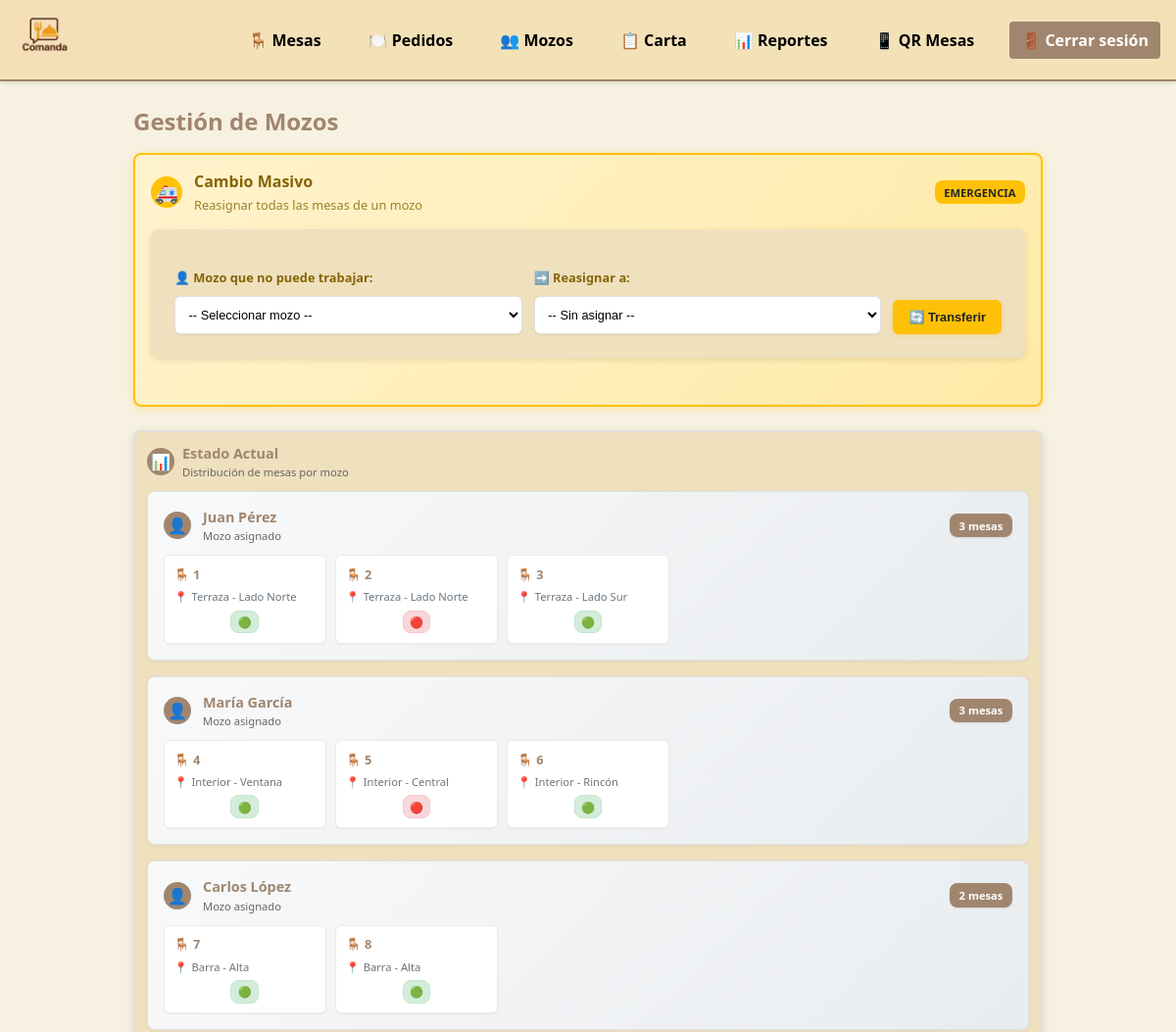
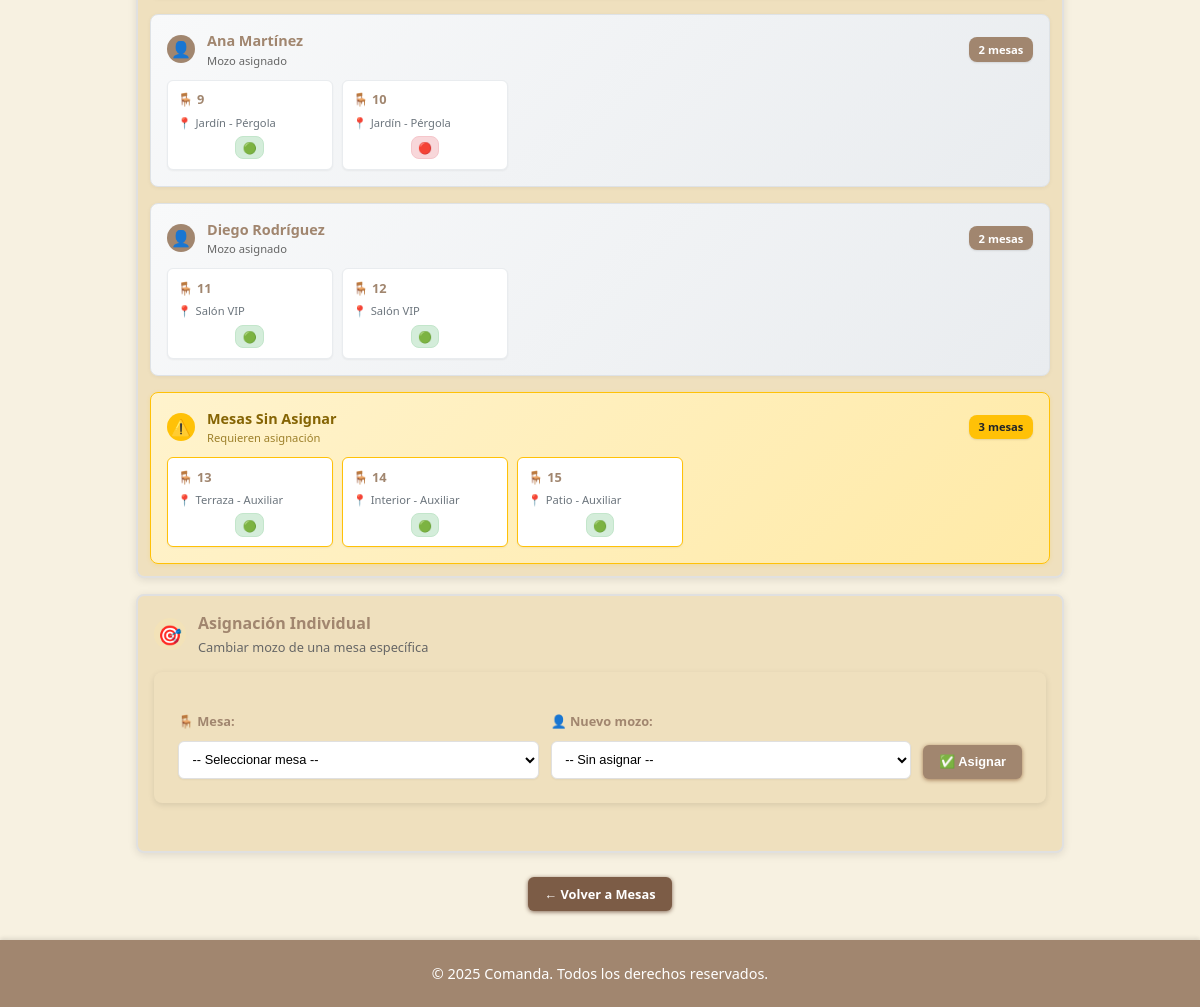
Page /index.php?route=mesas/cambiar-mozo (signed in) on the committed database (2 pictures, top to bottom).
### tables this page shows
CREATE TABLE mesas (
  id_mesa        INT UNSIGNED AUTO_INCREMENT PRIMARY KEY,
  numero         INT NOT NULL UNIQUE,
  estado         ENUM('libre','ocupada','reservada') NOT NULL DEFAULT 'libre',
  ubicacion      VARCHAR(100) NULL,
  id_mozo        INT UNSIGNED NULL,
  fecha_creacion TIMESTAMP NOT NULL DEFAULT CURRENT_TIMESTAMP,
  CONSTRAINT fk_mesas_mozo 
    FOREIGN KEY (id_mozo) REFERENCES usuarios(id_usuario) 
    ON UPDATE CASCADE ON DELETE SET NULL
);

### src/models/Mesa.php (called while the page is built, shortened)
<?php
class Mesa {
    public static function all(): array {
        $db   = (new Database)->getConnection();
        $stmt = $db->query("
            SELECT m.*,
                   u.nombre as mozo_nombre,
                   u.apellido as mozo_apellido,
                   CONCAT(u.nombre, ' ', u.apellido) as mozo_nombre_completo
            FROM mesas m
            LEFT JOIN usuarios u ON m.id_mozo = u.id_usuario
            ORDER BY m.numero ASC
        ");
        return $stmt->fetchAll(PDO::FETCH_ASSOC);
    }
}

### src/config/helpers.php (called while the page is built, shortened)
<?php
function getBaseUrl() {
    $protocol = isset($_SERVER['HTTPS']) && $_SERVER['HTTPS'] === 'on' ? 'https' : 'http';
    $host = $_SERVER['HTTP_HOST'];
    $script_name = $_SERVER['SCRIPT_NAME'];
    return $protocol . '://' . $host . dirname($script_name);
}
function url($route = '', $params = []) {
    $base_url = getBaseUrl();
    $url = $base_url . '/index.php';
    if ($route) {
        $url .= '?route=' . $route;
    }
    return $url;
}
?>

### src/views/mesas/cambiar_mozo.php (the view, shortened to what this page needs)
<?php
require_once __DIR__ . '/../../config/helpers.php';
$mesas = Mesa::all();
$mesas_por_mozo = [];
$mesas_sin_asignar = [];
foreach ($mesas as $mesa) {
    if (!empty($mesa['id_mozo'])) {
        $mozo_key = $mesa['id_mozo'];
        if (!isset($mesas_por_mozo[$mozo_key])) {
            $mesas_por_mozo[$mozo_key] = [
                'mozo' => [
                    'id' => $mesa['id_mozo'],
                    'nombre' => $mesa['mozo_nombre_completo']
                ],
                'mesas' => []
            ];
        }
        $mesas_por_mozo[$mozo_key]['mesas'][] = $mesa;
    } else {
        $mesas_sin_asignar[] = $mesa;
    }
}
?>
<h2>Gestión de Mozos</h2>
<div class="card emergency" style="background: linear-gradient(135deg, #fff3cd 0%, #ffeaa7 100%); border: 2px solid #ffc107; border-radius: 8px; padding: 1rem; margin-bottom: 1.5rem; box-shadow: 0 2px 8px rgba(255, 193, 7, 0.3);">
    <div class="card-header" style="display: flex; align-items: center; gap: 0.75rem; margin-bottom: 1rem;">
        <div style="background: #ffc107; border-radius: 50%; width: 32px; height: 32px; display: flex; align-items: center; justify-content: center;">
            <span style="font-size: 1.2rem;">🚑</span>
        </div>
        <div>
            <h3 style="margin: 0; color: #856404; font-size: 1rem; font-weight: 600;">Cambio Masivo</h3>
            <p style="margin: 0.25rem 0 0 0; color: #856404; font-size: 0.8rem; opacity: 0.8;">Reasignar todas las mesas de un mozo</p>
        </div>
        <span class="badge" style="background: #ffc107; color: #212529; padding: 0.3rem 0.6rem; border-radius: 8px; font-size: 0.7rem; font-weight: bold; margin-left: auto;">EMERGENCIA</span>
    </div>
    <form method="post" class="form-compact" style="display: grid; grid-template-columns: 1fr 1fr auto; gap: 0.75rem; align-items: end;">
        <div class="form-group">
            <label style="display: block; margin-bottom: 0.4rem; font-weight: 600; color: #856404; font-size: 0.8rem;">👤 Mozo que no puede trabajar:</label>
            <select name="mozo_origen" required class="form-select">
                <option value="">-- Seleccionar mozo --</option>
            </select>
        </div>
        <div class="form-group">
            <label style="display: block; margin-bottom: 0.4rem; font-weight: 600; color: #856404; font-size: 0.8rem;">➡️ Reasignar a:</label>
            <select name="mozo_destino" class="form-select">
                <option value="">-- Sin asignar --</option>
            </select>
        </div>
        <button type="submit" class="btn btn-warning" style="background: #ffc107; color: #212529; border: none; padding: 0.6rem 1rem; border-radius: 6px; font-weight: 600; cursor: pointer; transition: all 0.3s ease; white-space: nowrap; font-size: 0.8rem; box-shadow: 0 1px 4px rgba(255, 193, 7, 0.3);">
            🔄 Transferir
        </button>
    </form>
</div>
<div class="card" style="background: var(--surface); border: 2px solid #e0e0e0; border-radius: 8px; padding: 0.75rem; margin-bottom: 1rem; box-shadow: 0 2px 8px rgba(0,0,0,0.1);">
    <div class="card-header" style="display: flex; align-items: center; gap: 0.5rem; margin-bottom: 0.75rem;">
        <div style="background: var(--secondary); border-radius: 50%; width: 28px; height: 28px; display: flex; align-items: center; justify-content: center;">
            <span style="font-size: 1rem; color: white;">📊</span>
        </div>
        <div>
            <h3 style="margin: 0; color: var(--secondary); font-size: 0.9rem; font-weight: 600;">Estado Actual</h3>
            <p style="margin: 0.15rem 0 0 0; color: #666; font-size: 0.7rem;">Distribución de mesas por mozo</p>
        </div>
    </div>
    <?php foreach ($mesas_por_mozo as $data): ?>
        <div class="mozo-group" style="background: linear-gradient(135deg, #f8f9fa 0%, #e9ecef 100%); border-radius: 8px; padding: 1rem; margin-bottom: 1rem; border: 1px solid #dee2e6; box-shadow: 0 1px 4px rgba(0,0,0,0.05);">
            <div class="mozo-header" style="display: flex; align-items: center; justify-content: space-between; margin-bottom: 0.75rem;">
                <div style="display: flex; align-items: center; gap: 0.75rem;">
                    <div style="background: var(--secondary); border-radius: 50%; width: 28px; height: 28px; display: flex; align-items: center; justify-content: center;">
                        <span style="font-size: 1rem; color: white;">👤</span>
                    </div>
                    <div>
                        <h4 style="margin: 0; color: var(--secondary); font-size: 0.9rem; font-weight: 600;">
                            <?= htmlspecialchars($data['mozo']['nombre']) ?>
                        </h4>
                        <p style="margin: 0.15rem 0 0 0; color: #666; font-size: 0.7rem;">Mozo asignado</p>
                    </div>
                </div>
                <span class="badge" style="background: var(--secondary); color: white; padding: 0.3rem 0.6rem; border-radius: 8px; font-size: 0.7rem; font-weight: bold; box-shadow: 0 1px 2px rgba(0,0,0,0.1);">
                    <?= count($data['mesas']) ?> mesas
                </span>
            </div>
            <div class="mesas-grid" style="display: grid; grid-template-columns: repeat(auto-fill, minmax(140px, 1fr)); gap: 0.6rem;">
                <?php foreach ($data['mesas'] as $mesa): ?>
                    <div class="mesa-card" style="background: white; border: 1px solid #e9ecef; border-radius: 6px; padding: 0.6rem; display: flex; flex-direction: column; gap: 0.4rem; transition: all 0.3s ease; box-shadow: 0 1px 2px rgba(0,0,0,0.05);">
                        <div style="display: flex; align-items: center; gap: 0.4rem;">
                            <strong style="color: var(--secondary); font-size: 0.8rem; font-weight: 600;">🪑 <?= $mesa['numero'] ?></strong>
                        </div>
                        <?php if (!empty($mesa['ubicacion'])): ?>
                            <div style="color: #6c757d; font-size: 0.7rem; display: flex; align-items: center; gap: 0.25rem;">
                                <span>📍</span>
                                <span><?= htmlspecialchars($mesa['ubicacion']) ?></span>
                            </div>
                        <?php endif; ?>
                        <div style="display: flex; justify-content: center;">
                            <span class="estado-badge" style="padding: 0.2rem 0.4rem; border-radius: 8px; font-size: 0.7rem; font-weight: bold;
                                         background: <?= $mesa['estado'] === 'libre' ? '#d4edda' : ($mesa['estado'] === 'ocupada' ? '#f8d7da' : '#fff3cd') ?>;
                                         color: <?= $mesa['estado'] === 'libre' ? '#155724' : ($mesa['estado'] === 'ocupada' ? '#721c24' : '#856404') ?>;
                                         border: 1px solid <?= $mesa['estado'] === 'libre' ? '#c3e6cb' : ($mesa['estado'] === 'ocupada' ? '#f5c6cb' : '#ffeaa7') ?>;">
                                <?= $mesa['estado'] === 'libre' ? '🟢' : ($mesa['estado'] === 'ocupada' ? '🔴' : '🟡') ?>
                            </span>
                        </div>
                    </div>
                <?php endforeach; ?>
            </div>
        </div>
    <?php endforeach; ?>
    <?php if (!empty($mesas_sin_asignar)): ?>
        <div class="mozo-group unassigned" style="background: linear-gradient(135deg, #fff3cd 0%, #ffeaa7 100%); border-radius: 8px; padding: 1rem; border: 1px solid #ffc107; box-shadow: 0 1px 4px rgba(255, 193, 7, 0.2);">
            <div class="mozo-header" style="display: flex; align-items: center; justify-content: space-between; margin-bottom: 0.75rem;">
                <div style="display: flex; align-items: center; gap: 0.75rem;">
                    <div style="background: #ffc107; border-radius: 50%; width: 28px; height: 28px; display: flex; align-items: center; justify-content: center;">
                        <span style="font-size: 1rem; color: #212529;">⚠️</span>
                    </div>
                    <div>
                        <h4 style="margin: 0; color: #856404; font-size: 0.9rem; font-weight: 600;">
                            Mesas Sin Asignar
                        </h4>
                        <p style="margin: 0.15rem 0 0 0; color: #856404; font-size: 0.7rem; opacity: 0.8;">Requieren asignación</p>
                    </div>
                </div>
                <span class="badge" style="background: #ffc107; color: #212529; padding: 0.3rem 0.6rem; border-radius: 8px; font-size: 0.7rem; font-weight: bold; box-shadow: 0 1px 2px rgba(0,0,0,0.1);">
                    <?= count($mesas_sin_asignar) ?> mesas
                </span>
            </div>
            <div class="mesas-grid" style="display: grid; grid-template-columns: repeat(auto-fill, minmax(140px, 1fr)); gap: 0.6rem;">
                <?php foreach ($mesas_sin_asignar as $mesa): ?>
                    <div class="mesa-card" style="background: white; border: 1px solid #ffc107; border-radius: 6px; padding: 0.6rem; display: flex; flex-direction: column; gap: 0.4rem; transition: all 0.3s ease; box-shadow: 0 1px 2px rgba(0,0,0,0.05);">
                        <div style="display: flex; align-items: center; gap: 0.4rem;">
                            <strong style="color: var(--secondary); font-size: 0.8rem; font-weight: 600;">🪑 <?= $mesa['numero'] ?></strong>
                        </div>
                        <?php if (!empty($mesa['ubicacion'])): ?>
                            <div style="color: #6c757d; font-size: 0.7rem; display: flex; align-items: center; gap: 0.25rem;">
                                <span>📍</span>
                                <span><?= htmlspecialchars($mesa['ubicacion']) ?></span>
                            </div>
                        <?php endif; ?>
                        <div style="display: flex; justify-content: center;">
                            <span class="estado-badge" style="padding: 0.2rem 0.4rem; border-radius: 8px; font-size: 0.7rem; font-weight: bold;
                                         background: <?= $mesa['estado'] === 'libre' ? '#d4edda' : ($mesa['estado'] === 'ocupada' ? '#f8d7da' : '#fff3cd') ?>;
                                         color: <?= $mesa['estado'] === 'libre' ? '#155724' : ($mesa['estado'] === 'ocupada' ? '#721c24' : '#856404') ?>;
                                         border: 1px solid <?= $mesa['estado'] === 'libre' ? '#c3e6cb' : ($mesa['estado'] === 'ocupada' ? '#f5c6cb' : '#ffeaa7') ?>;">
                                <?= $mesa['estado'] === 'libre' ? '🟢' : ($mesa['estado'] === 'ocupada' ? '🔴' : '🟡') ?>
                            </span>
                        </div>
                    </div>
                <?php endforeach; ?>
            </div>
        </div>
    <?php endif; ?>
</div>
<div class="card" style="background: var(--surface); border: 2px solid #e0e0e0; border-radius: 8px; padding: 1rem; margin-bottom: 1.5rem; box-shadow: 0 2px 8px rgba(0,0,0,0.1);">
    <div class="card-header" style="display: flex; align-items: center; gap: 0.75rem; margin-bottom: 1rem;">
        <div style="background: var(--primary); border-radius: 50%; width: 32px; height: 32px; display: flex; align-items: center; justify-content: center;">
            <span style="font-size: 1.2rem; color: white;">🎯</span>
        </div>
        <div>
            <h3 style="margin: 0; color: var(--secondary); font-size: 1rem; font-weight: 600;">Asignación Individual</h3>
            <p style="margin: 0.25rem 0 0 0; color: #666; font-size: 0.8rem;">Cambiar mozo de una mesa específica</p>
        </div>
    </div>
    <form method="post" class="form-compact" style="display: grid; grid-template-columns: 1fr 1fr auto; gap: 0.75rem; align-items: end;">
        <div class="form-group">
            <label style="display: block; margin-bottom: 0.4rem; font-weight: 600; color: var(--secondary); font-size: 0.8rem;">🪑 Mesa:</label>
            <select name="mesa_id" required class="form-select">
                <option value="">-- Seleccionar mesa --</option>
            </select>
        </div>
        <div class="form-group">
            <label style="display: block; margin-bottom: 0.4rem; font-weight: 600; color: var(--secondary); font-size: 0.8rem;">👤 Nuevo mozo:</label>
            <select name="nuevo_mozo" class="form-select">
                <option value="">-- Sin asignar --</option>
            </select>
        </div>
        <button type="submit" class="btn btn-primary" style="background: var(--secondary); color: white; border: none; padding: 0.6rem 1rem; border-radius: 6px; font-weight: 600; cursor: pointer; transition: all 0.3s ease; white-space: nowrap; font-size: 0.8rem; box-shadow: 0 1px 4px rgba(155, 114, 79, 0.94);">
            ✅ Asignar
        </button>
    </form>
</div>
<div style="text-align: center; margin-top: 1rem;">
    <a href="<?= url('mesas') ?>" class="btn btn-secondary" style="background:rgb(124, 92, 70); color: white; padding: 0.5rem 1rem; text-decoration: none; border-radius: 6px; font-weight: 600; transition: all 0.3s ease; display: inline-block; font-size: 0.8rem; box-shadow: 0 1px 4px rgba(127, 100, 82, 0.96);">
        ← Volver a Mesas
    </a>
</div>

### public/assets/css/style.css (style rules this page uses)
:root { --background: #f7f1e1; --surface: hsl(42, 60%, 84%); --primary: #f3e2b8; --secondary: #a1866f; --accent: #eee0be; --text: #3f3f3f; --text-light: #ffffff; }
* { margin: 0; padding: 0; box-sizing: border-box; }
html, body { min-height: 100%; font-family: "Segoe UI", Tahoma, sans-serif; background-color: var(--background); color: var(--text); }
h1, h2 { margin-bottom: 1rem; color: var(--secondary); }
form:not(.action-form) { background-color: var(--surface); padding: 1.5rem; border-radius: 8px; box-shadow: 0 2px 6px rgba(0, 0, 0, 0.1); margin-bottom: 2rem; }
form label { display: block; margin-top: 1rem; font-weight: 500; }
form input[type="text"], form input[type="email"], form input[type="number"], form input[type="password"], form select, form textarea { width: 100%; padding: 0.5rem; margin-top: 0.25rem; border: 1px solid var(--primary); border-radius: 4px; font-size: 1rem; }
form button { margin-top: 1.5rem; background-color: var(--secondary); color: var(--text-light); border: none; padding: 0.75rem 1.5rem; font-size: 1rem; border-radius: 4px; cursor: pointer; transition: background-color 0.2s ease; }

### src/views/mesas/cambiar_mozo.php (style rules this page uses)
.form-select { width: 100%; padding: 0.6rem; border: 1px solid #e0e0e0; border-radius: 6px; font-size: 0.8rem; transition: all 0.3s ease; background: white; box-shadow: 0 1px 2px rgba(0,0,0,0.05); }
.btn { transition: all 0.3s ease; position: relative; overflow: hidden; }
.mozo-group { animation: slideInUp 0.6s ease forwards; opacity: 0; transform: translateY(20px); }
.mozo-group:nth-child(2) { animation-delay: 0.2s; }
.mozo-group:nth-child(3) { animation-delay: 0.3s; }
.mozo-group:nth-child(4) { animation-delay: 0.4s; }
.mozo-group:nth-child(5) { animation-delay: 0.5s; }
.estado-badge { transition: all 0.3s ease; }

### rows in the picture
mesas: numero "1", ubicacion "Terraza - Lado Norte"
mesas: numero "2", ubicacion "Terraza - Lado Norte"
mesas: numero "3", ubicacion "Terraza - Lado Sur"
mesas: numero "4", ubicacion "Interior - Ventana"
mesas: numero "5", ubicacion "Interior - Central"
mesas: numero "6", ubicacion "Interior - Rincón"
mesas: numero "7", ubicacion "Barra - Alta"
mesas: numero "8", ubicacion "Barra - Alta"
mesas: numero "9", ubicacion "Jardín - Pérgola"
mesas: numero "10", ubicacion "Jardín - Pérgola"
mesas: numero "11", ubicacion "Salón VIP"
mesas: numero "12", ubicacion "Salón VIP"
mesas: numero "13", ubicacion "Terraza - Auxiliar"
mesas: numero "14", ubicacion "Interior - Auxiliar"
mesas: numero "15", ubicacion "Patio - Auxiliar"

### other values in the picture
$data['mozo']['nombre'] "Juan Pérez"
count($data['mesas']) "3"
$data['mozo']['nombre'] "María García"
$data['mozo']['nombre'] "Carlos López"
count($data['mesas']) "2"
$data['mozo']['nombre'] "Ana Martínez"
$data['mozo']['nombre'] "Diego Rodríguez"
count($mesas_sin_asignar) "3"
